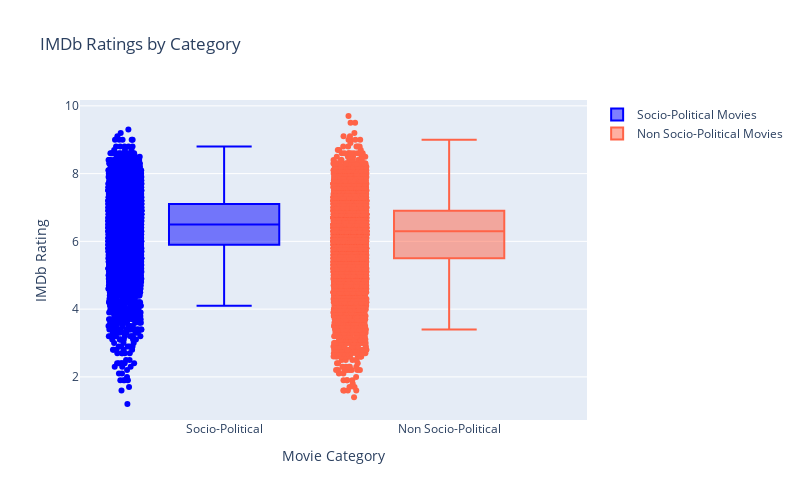

Here is the notebook cell this chart was saved with:
### Code cell
box_trace1 = go.Box(
    x=socio_political_movies['Category'],
    y=socio_political_movies['averageRating'],
    name='Socio-Political Movies',
    boxpoints='all',
    jitter=0.3,
    pointpos=-1.8,
    marker=dict(color='blue')
)

box_trace2 = go.Box(
    x=non_socio_political_movies['Category'],
    y=non_socio_political_movies['averageRating'],
    name='Non Socio-Political Movies',
    boxpoints='all',
    jitter=0.3,
    pointpos=-1.8,
    marker=dict(color='tomato')
)

# Create layout for the box plot
box_layout = go.Layout(
    title='IMDb Ratings by Category',
    xaxis=dict(title='Movie Category'),
    yaxis=dict(title='IMDb Rating'),
    width=800,
    height=500
)

# Combine traces and layout into a single figure
box_fig = go.Figure(data=[box_trace1, box_trace2], layout=box_layout)

# Show the figure
box_fig.show()

### Figure 1 — Plotly figure (JSON) as saved in the notebook; plotly's stock layout.template omitted (floating-point values rounded to 4 significant figures; data arrays with more than 128 entries replaced by an {"elided": "..."} marker saying what was removed)
{"data": [{"boxpoints": "all", "jitter": 0.3, "marker": {"color": "blue"}, "name": "Socio-Political Movies", "pointpos": -1.8, "type": "box", "x": {"elided": "6502 str values"}, "y": {"elided": "6502 float values"}}, {"boxpoints": "all", "jitter": 0.3, "marker": {"color": "tomato"}, "name": "Non Socio-Political Movies", "pointpos": -1.8, "type": "box", "x": {"elided": "8422 str values"}, "y": {"elided": "8422 float values"}}], "layout": {"height": 500, "title": {"text": "IMDb Ratings by Category"}, "width": 800, "xaxis": {"title": {"text": "Movie Category"}}, "yaxis": {"title": {"text": "IMDb Rating"}}}}
